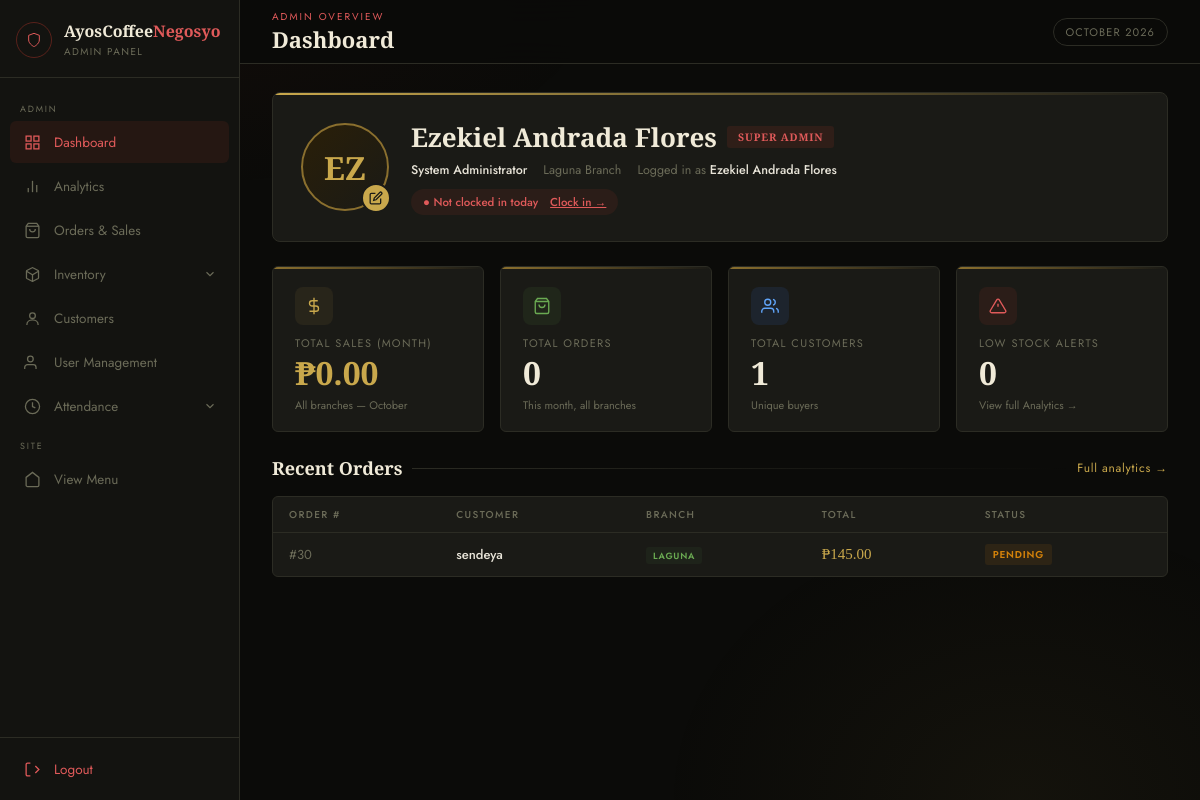
Before: /admin/admin-dashboard.php (signed in) with the older database file.
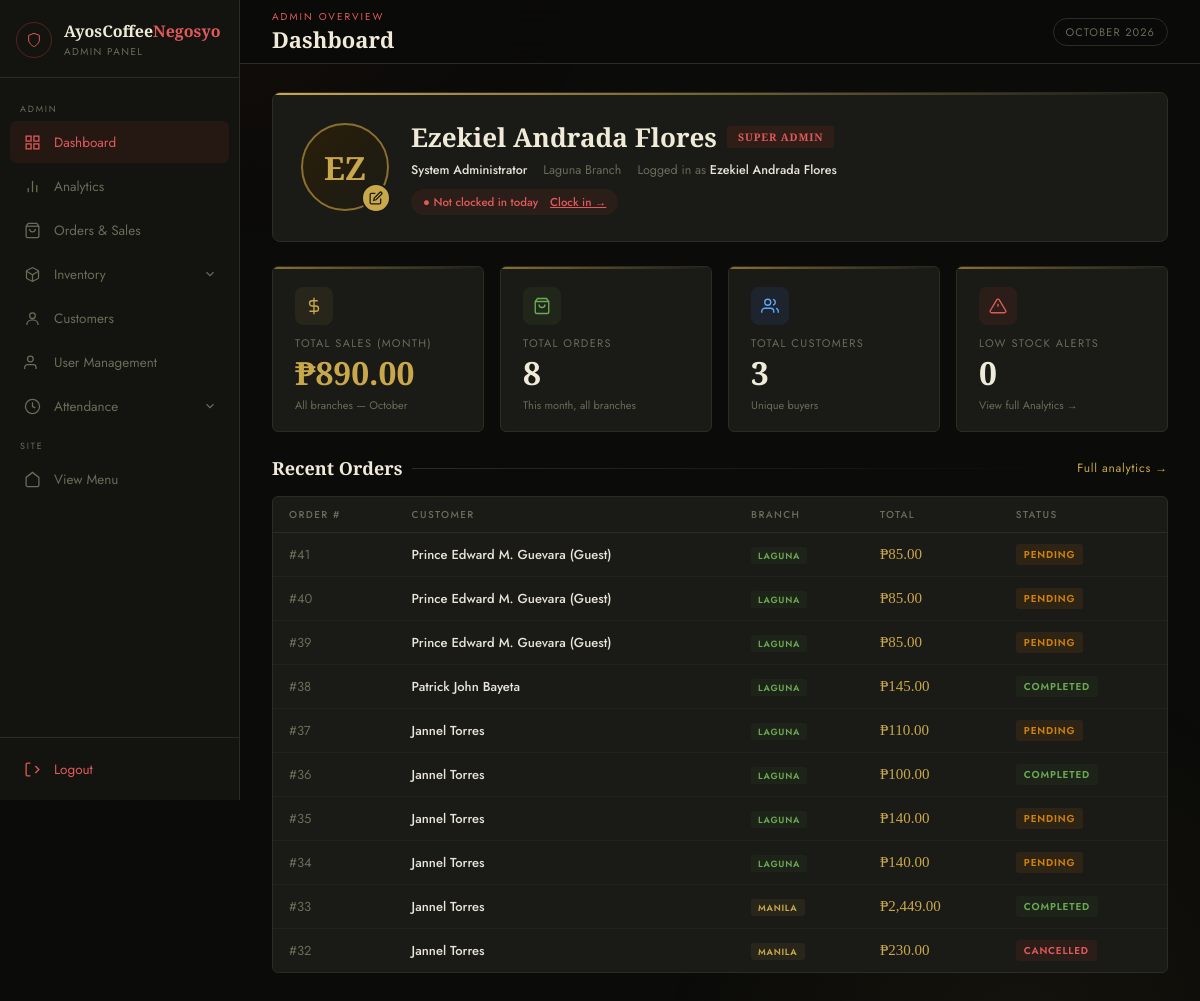
After: the same page with the newer database file.
### tables this page shows
CREATE TABLE `orders` (
  `id` int(11) NOT NULL,
  `user_id` int(11) DEFAULT NULL,
  `total` decimal(10,2) DEFAULT NULL,
  `created_at` timestamp NOT NULL DEFAULT current_timestamp(),
  `status` varchar(50) DEFAULT 'pending',
  `notes` text DEFAULT NULL,
  `guest_name` varchar(100) DEFAULT NULL,
  `guest_phone` varchar(20) DEFAULT NULL,
  `guest_gcash` varchar(20) DEFAULT NULL,
  `payment_method` varchar(50) DEFAULT 'cash',
  `branch` varchar(20) DEFAULT 'laguna',
  `receipt_code` varchar(40) DEFAULT NULL,
  `payment_ref` varchar(60) DEFAULT NULL,
  `inventory_deducted` tinyint(1) DEFAULT 0,
  `updated_at` timestamp NOT NULL DEFAULT current_timestamp() ON UPDATE current_timestamp(),
  `order_type` varchar(20) NOT NULL DEFAULT 'pick-up',
  `delivery_address` text DEFAULT NULL,
  `delivery_phone` varchar(20) DEFAULT NULL,
  `delivery_date` date DEFAULT NULL,
  `delivery_time` time DEFAULT NULL,
  `service_type` varchar(20) DEFAULT NULL,
  `delivery_fee` decimal(10,2) NOT NULL DEFAULT 0.00,
  `scheduled_for` datetime DEFAULT NULL,
  `eta_minutes` int(11) DEFAULT NULL,
  `approved_at` datetime DEFAULT NULL,
  `eta_at` datetime DEFAULT NULL,
  `ready_at` datetime DEFAULT NULL,
  `out_for_delivery_at` datetime DEFAULT NULL,
  `completed_at` datetime DEFAULT NULL,
  `dispatched_at` datetime DEFAULT NULL,
  `delivered_at` datetime DEFAULT NULL,
  `rider_name` varchar(100) DEFAULT NULL,
  `prep_minutes` int(11) DEFAULT NULL,
  `accepted_at` datetime DEFAULT NULL,
  `rider_phone` varchar(20) DEFAULT NULL,
  `reject_reason` varchar(255) DEFAULT NULL,
  `track_token` char(16) DEFAULT NULL,
  `cash_tendered` decimal(10,2) DEFAULT NULL
);

### admin/admin-dashboard.php (the view, shortened to what the changed rows need)
<?php
include 'admin-config.php';
$conn->query("ALTER TABLE admins ADD COLUMN IF NOT EXISTS profile_photo TEXT DEFAULT NULL");
$conn->query("ALTER TABLE orders ADD COLUMN IF NOT EXISTS status VARCHAR(50) DEFAULT 'pending'");
$conn->query("ALTER TABLE orders ADD COLUMN IF NOT EXISTS branch VARCHAR(20) DEFAULT 'laguna'");
$conn->query("ALTER TABLE order_items ADD COLUMN IF NOT EXISTS price decimal(10,2) DEFAULT NULL");
$month = (int)date('n');
$year  = (int)date('Y');
$totalSales = $conn->query("
    SELECT COALESCE(SUM(oi.quantity * oi.price), 0) AS total
    FROM orders o JOIN order_items oi ON o.id = oi.order_id
    WHERE MONTH(o.created_at) = $month AND YEAR(o.created_at) = $year AND o.status != 'cancelled'
")->fetch_assoc()['total'] ?? 0;
$totalOrders = $conn->query("
    SELECT COUNT(*) AS cnt FROM orders
    WHERE MONTH(created_at) = $month AND YEAR(created_at) = $year AND status != 'cancelled'
")->fetch_assoc()['cnt'] ?? 0;
$totalCustomers = $conn->query("SELECT COUNT(DISTINCT user_id) AS cnt FROM orders WHERE status != 'cancelled'")->fetch_assoc()['cnt'] ?? 0;
$recentOrders = $conn->query("
    SELECT o.id, o.created_at, o.status, COALESCE(o.total, 0) AS total,
           CASE
               WHEN u.username IS NOT NULL THEN u.username
               WHEN o.guest_name IS NOT NULL AND o.guest_name != '' THEN CONCAT(o.guest_name, ' (Guest)')
               ELSE 'Guest'
           END AS customer,
           COALESCE(o.branch, 'laguna') AS branch
    FROM orders o
    LEFT JOIN users u ON o.user_id = u.id
    ORDER BY o.created_at DESC
    LIMIT 10
")->fetch_all(MYSQLI_ASSOC);
?>
<!DOCTYPE html>
<html lang="en">
<head>
</head>
<body>
<div id="mainContent">
    <div class="dash-body">
        <div class="stat-row">
            <div class="stat-card">
                <div class="stat-icon"><svg width="18" height="18" viewBox="0 0 24 24" fill="none" stroke="#c9a84c" stroke-width="1.8"><line x1="12" y1="1" x2="12" y2="23"/><path d="M17 5H9.5a3.5 3.5 0 0 0 0 7h5a3.5 3.5 0 0 1 0 7H6"/></svg></div>
                <div class="stat-label">Total Sales (Month)</div>
                <div class="stat-value gold">₱<?= number_format($totalSales, 2) ?></div>
                <div class="stat-sub">All branches — <?= date('F') ?></div>
            </div>
            <div class="stat-card">
                <div class="stat-icon green-bg"><svg width="18" height="18" viewBox="0 0 24 24" fill="none" stroke="#6aaa52" stroke-width="1.8"><path d="M6 2 3 6v14a2 2 0 0 0 2 2h14a2 2 0 0 0 2-2V6l-3-4z"/><line x1="3" y1="6" x2="21" y2="6"/><path d="M16 10a4 4 0 0 1-8 0"/></svg></div>
                <div class="stat-label">Total Orders</div>
                <div class="stat-value"><?= number_format($totalOrders) ?></div>
                <div class="stat-sub">This month, all branches</div>
            </div>
            <div class="stat-card">
                <div class="stat-icon blue-bg"><svg width="18" height="18" viewBox="0 0 24 24" fill="none" stroke="#60a5fa" stroke-width="1.8"><path d="M17 21v-2a4 4 0 0 0-4-4H5a4 4 0 0 0-4 4v2"/><circle cx="9" cy="7" r="4"/><path d="M23 21v-2a4 4 0 0 0-3-3.87"/><path d="M16 3.13a4 4 0 0 1 0 7.75"/></svg></div>
                <div class="stat-label">Total Customers</div>
                <div class="stat-value"><?= number_format($totalCustomers) ?></div>
                <div class="stat-sub">Unique buyers</div>
            </div>
        </div>
        <div>
            <div class="table-card">
                <table>
                    <thead><tr><th>Order #</th><th>Customer</th><th>Branch</th><th>Total</th><th>Status</th></tr></thead>
                    <tbody>
                    <?php if (empty($recentOrders)): ?>
                        <tr class="empty-row"><td colspan="5">No orders yet.</td></tr>
                    <?php else: foreach ($recentOrders as $o): ?>
                        <tr>
                            <td style="color:var(--muted)">#<?= $o['id'] ?></td>
                            <td style="font-weight:500"><?= htmlspecialchars($o['customer'] ?? 'Guest') ?></td>
                            <td><span class="branch-pill <?= $o['branch'] ?? 'laguna' ?>"><?= ucfirst($o['branch'] ?? 'laguna') ?></span></td>
                            <td style="color:var(--gold);font-family:'Cormorant Garamond',serif;font-size:15px">₱<?= number_format($o['total'], 2) ?></td>
                            <td><span class="order-status <?= htmlspecialchars($o['status']) ?>"><?= ucfirst($o['status']) ?></span></td>
                        </tr>
                    <?php endforeach; endif; ?>
                    </tbody>
                </table>
            </div>
        </div>
    </div>
</div>
</body>
</html>

Changed rows visible on the page:
no longer on this page (row edited): orders: id "30", customer "sendeya", branch "LAGUNA", total "145.00", status "PENDING"
added orders: id "41", customer "Prince Edward M. Guevara (Guest)", branch "LAGUNA", total "85.00", status "PENDING"
added orders: id "40", customer "Prince Edward M. Guevara (Guest)", branch "LAGUNA", total "85.00", status "PENDING"
added orders: id "39", customer "Prince Edward M. Guevara (Guest)", branch "LAGUNA", total "85.00", status "PENDING"
added orders: id "38", customer "Patrick John Bayeta", branch "LAGUNA", total "145.00", status "COMPLETED"
added orders: id "37", customer "Jannel Torres", branch "LAGUNA", total "110.00", status "PENDING"
added orders: id "36", customer "Jannel Torres", branch "LAGUNA", total "100.00", status "COMPLETED"
added orders: id "35", customer "Jannel Torres", branch "LAGUNA", total "140.00", status "PENDING"
added orders: id "34", customer "Jannel Torres", branch "LAGUNA", total "140.00", status "PENDING"
added orders: id "33", customer "Jannel Torres", branch "MANILA", total "2,449.00", status "COMPLETED"
added orders: id "32", customer "Jannel Torres", branch "MANILA", total "230.00", status "CANCELLED"
Other visible differences:
$totalSales: "0.00" → "890.00"
$totalOrders: "0" → "8"
$totalCustomers: "1" → "3"
